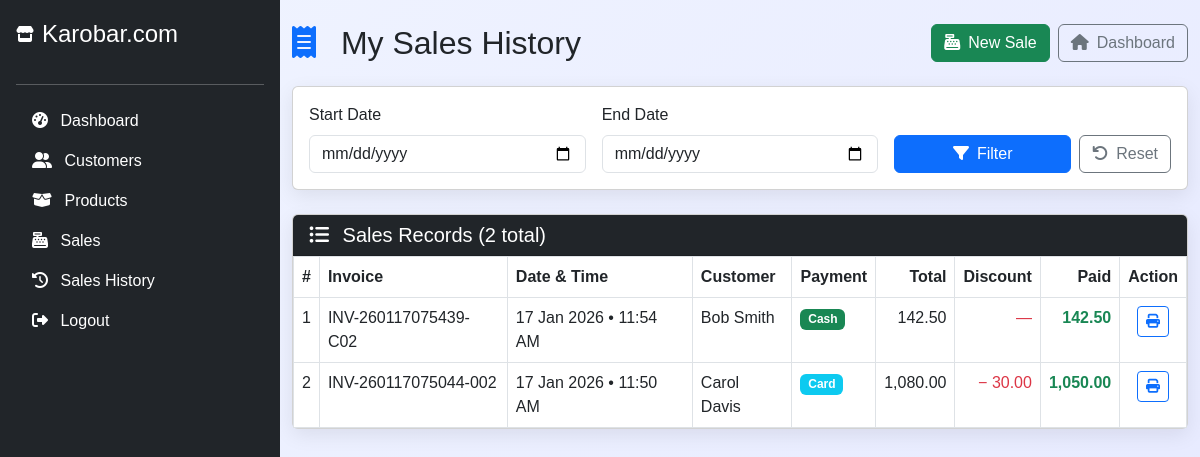
The app's page /cashier/cashier_sales.php (signed in) with its own data.
### tables this page shows
CREATE TABLE `sales` (
  `id` int(11) NOT NULL,
  `invoice_number` varchar(50) NOT NULL,
  `customer_id` int(11) NOT NULL,
  `cashier_id` int(11) NOT NULL,
  `total_amount` decimal(12,2) NOT NULL DEFAULT 0.00,
  `discount_amount` decimal(12,2) NOT NULL DEFAULT 0.00,
  `payable_amount` decimal(12,2) NOT NULL DEFAULT 0.00,
  `payment_method` enum('Cash','Card','Online') NOT NULL DEFAULT 'Cash',
  `created_at` datetime DEFAULT current_timestamp()
);

CREATE TABLE `customers` (
  `id` int(11) NOT NULL,
  `name` varchar(255) NOT NULL,
  `address` varchar(255) DEFAULT NULL,
  `email` varchar(255) DEFAULT NULL,
  `phone_number` varchar(20) DEFAULT NULL,
  `created_at` datetime DEFAULT current_timestamp()
);

### cashier/cashier_sales.php (the view, shortened to what this page needs)
<?php
include('config.php');
$cashier_id = $_SESSION["id"];
$page = isset($_GET['page']) && is_numeric($_GET['page']) ? (int)$_GET['page'] : 1;
$limit = 15;
$offset = ($page - 1) * $limit;
$where = "WHERE s.cashier_id = ?";
$params = [$cashier_id];
$types  = "i";
$start_date = $_GET['start_date'] ?? '';
$end_date   = $_GET['end_date'] ?? '';
$count_sql = "SELECT COUNT(s.id) as total
              FROM sales s $where";
$stmt_count = $conn->prepare($count_sql);
$stmt_count->bind_param($types, ...$params);
$stmt_count->execute();
$total_records = $stmt_count->get_result()->fetch_assoc()['total'];
$sql = "
    SELECT
        s.id,
        s.invoice_number,
        s.created_at,
        s.payment_method,
        s.total_amount,
        s.discount_amount,
        s.payable_amount,
        c.name AS customer_name
    FROM sales s
    LEFT JOIN customers c ON s.customer_id = c.id
    $where
    ORDER BY s.created_at DESC
    LIMIT ? OFFSET ?
";
$params[] = $limit;
$params[] = $offset;
$types   .= "ii";
$stmt = $conn->prepare($sql);
$stmt->bind_param($types, ...$params);
$stmt->execute();
$result = $stmt->get_result();
?>
<!DOCTYPE html>
<html lang="en">
<head>
    <link href="https://cdn.jsdelivr.net/npm/bootstrap@5.3.3/dist/css/bootstrap.min.css" rel="stylesheet"/>
    <link href="https://cdnjs.cloudflare.com/ajax/libs/font-awesome/6.5.0/css/all.min.css" rel="stylesheet"/>
</head>
<body>
<?php include('cashier_sidebar.php'); ?>
<div class="sidebar-offset container py-4">
    <div class="d-flex justify-content-between align-items-center mb-4 flex-wrap gap-3">
        <h2 class="mb-0">
            <i class="fas fa-receipt me-3 text-primary"></i>
            My Sales History
        </h2>
        <div class="d-flex gap-2">
            <a href="sales.php" class="btn btn-success">
                <i class="fas fa-cash-register me-2"></i>New Sale
            </a>
            <a href="cashier_dashboard.php" class="btn btn-outline-secondary">
                <i class="fas fa-home me-2"></i>Dashboard
            </a>
        </div>
    </div>
    <div class="card mb-4">
        <div class="card-body">
            <form method="GET" class="row g-3">
                <div class="col-md-4 col-sm-6">
                    <label class="form-label">Start Date</label>
                    <input type="date" name="start_date" class="form-control"
                           value="<?= htmlspecialchars($start_date) ?>">
                </div>
                <div class="col-md-4 col-sm-6">
                    <label class="form-label">End Date</label>
                    <input type="date" name="end_date" class="form-control"
                           value="<?= htmlspecialchars($end_date) ?>">
                </div>
                <div class="col-md-4 d-flex align-items-end gap-2">
                    <button type="submit" class="btn btn-primary flex-grow-1">
                        <i class="fas fa-filter me-2"></i>Filter
                    </button>
                    <a href="cashier_sales.php" class="btn btn-outline-secondary">
                        <i class="fas fa-undo me-2"></i>Reset
                    </a>
                </div>
            </form>
        </div>
    </div>
    <div class="card">
        <div class="card-header bg-dark text-white">
            <h5 class="mb-0">
                <i class="fas fa-list-ul me-2"></i>
                Sales Records (<?= $total_records ?> total)
            </h5>
        </div>
        <div class="card-body p-0">
            <div class="table-responsive">
                <table class="table table-hover table-bordered mb-0">
                    <thead>
                        <tr>
                            <th>#</th>
                            <th>Invoice</th>
                            <th>Date & Time</th>
                            <th>Customer</th>
                            <th>Payment</th>
                            <th class="text-end">Total</th>
                            <th class="text-end">Discount</th>
                            <th class="text-end">Paid</th>
                            <th class="text-center">Action</th>
                        </tr>
                    </thead>
                    <tbody>
                    <?php if ($result->num_rows > 0): ?>
                        <?php $counter = $offset + 1; ?>
                        <?php while ($row = $result->fetch_assoc()): ?>
                            <tr>
                                <td><?= $counter++ ?></td>
                                <td class="fw-medium"><?= htmlspecialchars($row['invoice_number']) ?></td>
                                <td><?= date('d M Y • h:i A', strtotime($row['created_at'])) ?></td>
                                <td><?= htmlspecialchars($row['customer_name'] ?: 'Walk-in') ?></td>
                                <td>
                                    <span class="badge bg-<?=
                                        $row['payment_method'] === 'Cash' ? 'success' :
                                        ($row['payment_method'] === 'Card' ? 'info' : 'primary')
                                    ?> badge-payment">
                                        <?= htmlspecialchars($row['payment_method']) ?>
                                    </span>
                                </td>
                                <td class="text-end"><?= number_format($row['total_amount'], 2) ?></td>
                                <td class="text-end text-danger">
                                    <?= $row['discount_amount'] > 0 ? '− ' . number_format($row['discount_amount'], 2) : '—' ?>
                                </td>
                                <td class="text-end fw-bold text-success">
                                    <?= number_format($row['payable_amount'], 2) ?>
                                </td>
                                <td class="text-center">
                                    <a href="print_invoice.php?sale_id=<?= $row['id'] ?>"
                                       target="_blank" class="btn btn-sm btn-outline-primary">
                                        <i class="fas fa-print"></i>
                                    </a>
                                </td>
                            </tr>
                        <?php endwhile; ?>
                    <?php endif; ?>
                    </tbody>
                </table>
            </div>
        </div>
    </div>
</div>
</body>
</html>

### cashier/cashier_sales.php (style rules this page uses)
body { background: linear-gradient(135deg, #f0f4ff 0%, #e6e9ff 100%); min-height: 100vh; font-family: 'Segoe UI', system-ui, sans-serif; }
.sidebar-offset { margin-left: 280px; }
.card { border: none; border-radius: 14px; box-shadow: 0 6px 20px rgba(0,0,0,0.08); }
.table th { background: #f1f5f9; font-weight: 600; }
.badge-payment { font-size: 0.85rem; padding: 0.45em 0.9em; }

### cashier/cashier_sidebar.php (style rules this page uses)
body { font-family: Arial, sans-serif; background-color: #e6effc; margin-left: 280px; }

### records on screen
sales: invoice_number "INV-260117075439-C02", created_at "17 Jan 2026 • 11:54 AM", customer.name "Bob Smith", payment_method "Cash", total_amount "142.50", payable_amount "142.50"
sales: invoice_number "INV-260117075044-002", created_at "17 Jan 2026 • 11:50 AM", customer.name "Carol Davis", payment_method "Card", total_amount "1,080.00", discount_amount "30.00", payable_amount "1,050.00"

### other values on screen
$total_records "2"
